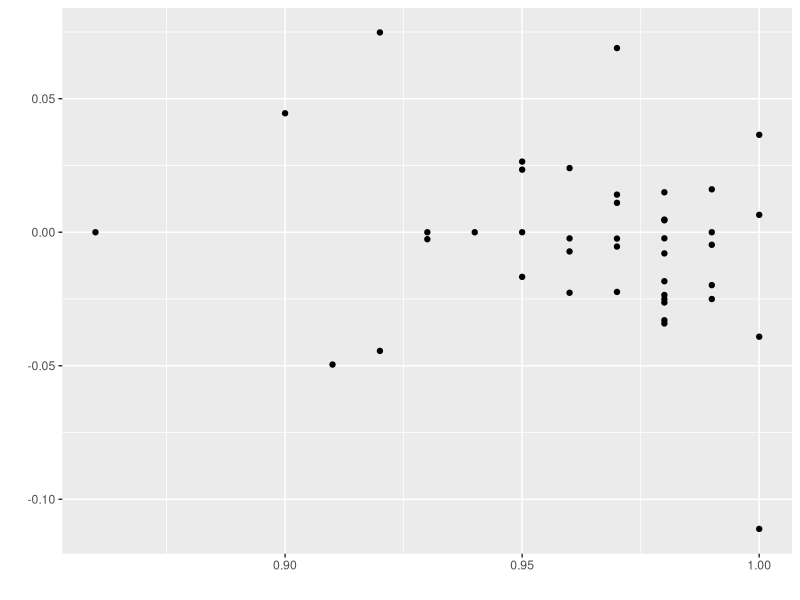

The R script that drew this image: (Note: this script raises an error after producing the figure.)
library(tidyverse)
library(tidytext)

redditComments <- read_csv("reddit_comments_scape.csv") %>%
  select(post_date, comment_score, comment, link, structure, post_score, upvote_prop) %>%
  mutate(post_date = as.Date(post_date, format = "%d-%m-%y")) %>%
  unnest_tokens(word, comment) %>%
  anti_join(stop_words) %>%
  left_join(get_sentiments("bing")) %>%
  mutate(sentiment = case_when(
    sentiment == "negative" ~ -1,
    sentiment == "positive" ~  1,
    TRUE ~ 0)) %>%
  group_by(post_date, link, post_score, upvote_prop) %>%
  summarize(sentiment = sum(sentiment, na.rm = TRUE), words = n()) %>%
  mutate(sentimentRate = sentiment / words) %>%
  arrange(desc(sentimentRate))

redditComments %>%
  filter(upvote_prop > 0.6) %>%
  ggplot(aes(x = upvote_prop, y = sentimentRate)) + 
  geom_point() + labs(x = "", y = "")

model <- lm(data = redditComments, formula = post_score ~ sentiment)

redditComments %>%
  count(word, sort = TRUE) %>%
  filter(n > 100) %>%
  mutate(word = reorder(word, n)) %>%
  ggplot(aes(word, n)) +
  geom_col() +
  xlab(NULL) +
  coord_flip()
